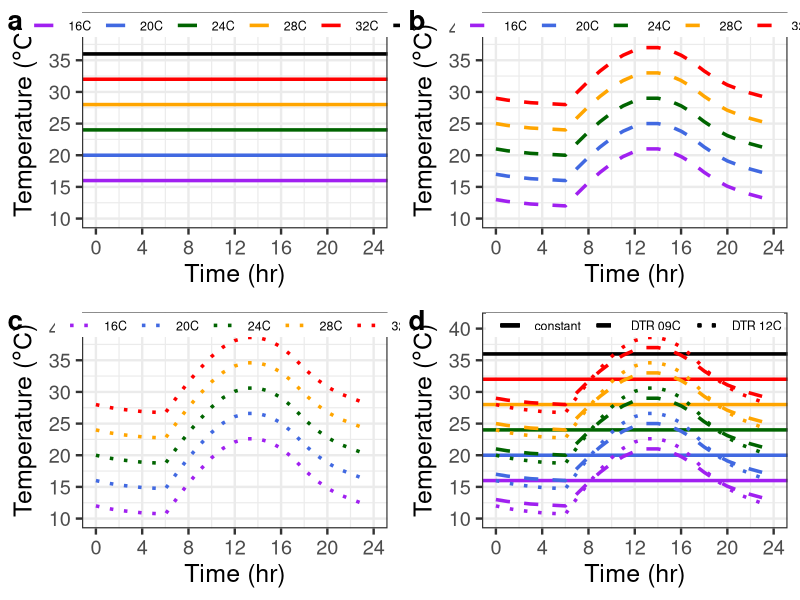

Write R code to recreate this figure. (Note: this script raises an error after producing the figure.)
#Set working directory
mainDir = "C:/Users/Kerri/Desktop/Chapter2 InProgress"
setwd(mainDir)

# Load libraties for plotting traits
library(plyr) # Slices and dices data
library(plotrix) # For standard error function
library(coda)
library(dplyr)
library(tidyverse)

# load("saved posteriors/temps.Rdata")

##Part 1: Generate a function to calculate the needed parameters based on sunrise, sunset, L:D hours
#Note: to simplify the coding I will use military time 0/24 = midnight; 1 = 1am; 14 = 2pm ect.
night.length = 12 #[$0$3]
day.length = 24 - night.length
time.sunrise = 6
time.sunset = time.sunrise + day.length  #[$O$5]
nocturnal.constant.tau = 4 #[$O$7]
time.Tmax.afterNoon = 1.5

#Make a loop that creates an array with columns containing the program values for row hour values (1hr increments)***
###########
######################
#initializing values of interest to create Parton-Logan models for;
dtr = c(9,12)
mean.temp = seq(0,50,.1) #will be a vector of integers from 0 to 45C when implemented (n = 46) #changed to 0.1 for working with rate summation estimates
temp.programs.2 <- data.frame("hr" = seq(0,23,1))

####Loop through dtrs of interest
for ( a in 1:length(dtr)){
  ####Loop through mean temps of interest
  for(b in 1:length(mean.temp)){
    
    ############################
    
    correction.factor = -0.0575824  #only applies for the day.length of 12
    
    median.temp = mean.temp[b] - correction.factor*dtr[a]
    
    #The below variables will need to be calculated for each 'dtr' and 'mean.temp' used [contained either in an arrary or a dataframe]
    amplitude = dtr[a]/2
    Tmin = median.temp - amplitude
    Tmax = median.temp + amplitude
    Tsunset = Tmin+(Tmax-Tmin)*sin(pi*day.length/(day.length+2*time.Tmax.afterNoon)) 
    
    #Calculate hourly temperatures  --> Note: to follow suit with the code provided in the excel sheet you start at 6am and the hr goes to 29.5/30; the true hour values are reassigned after the loop implementation
    #Step 1: Vector of hours
    arbitary.hr <- seq(6,29,1) #starts at 6am for if statment to work properly.... 
    #create an empty vector for hr.temp to be populated into of the same length of arbitary.hr
    
    temp <- rep(NA, length(arbitary.hr))
    
    #Step 2: Make a vector of temperatures corresponding to each [] of hr vector [A18] uusing the Parton-Logan model
    for(i in 1:length(arbitary.hr)){
      if(arbitary.hr[i]<time.sunset) {hr.temp = Tmin +(Tmax-Tmin)*sin(pi*(arbitary.hr[i]-12+ day.length/2)/(day.length+2*time.Tmax.afterNoon))}  #day sin
      else {hr.temp = (Tmin-Tsunset*exp(-night.length/nocturnal.constant.tau)+(Tsunset-Tmin)*exp(-(arbitary.hr[i]-time.sunset)/nocturnal.constant.tau))/(1-exp(-night.length/nocturnal.constant.tau))}  # night exponetial decay
      temp[i] = hr.temp
    }
    
    #Step 3: Change arbitary.hr to actual.hr 'hr' 
    #Combine vectors together into a df
    temp.program <- as.data.frame(cbind(arbitary.hr, temp))
    #add in actual hour by looping through each element in the vector (loop?)
    #create an empty vector for hr to be populated into of the same length of arbitary.hr
    hr <- rep(NA, length(arbitary.hr))
    
    for(j in 1: nrow(temp.program)){
      ifelse(temp.program$arbitary.hr[j] > 23, actual.hr <- (temp.program$arbitary.hr[j]-24), actual.hr <- temp.program$arbitary.hr[j])
      hr[j] = actual.hr
    }
    
    #create a new column with the correct vector values
    temp.program$hr <- hr
    #Reorder to start at time = 0/24 (midnight)
    temp.program <- temp.program[order(temp.program$hr),] #note row name label are not changed using this method..but the index is fixed
    hr <- temp.program$hr
    #rename 'temp' column to have a meaningful name for downstream applications prior to appending it to the dataframe
    new.name = paste0("X", mean.temp[b], ".dtr", dtr[a])
    colnames(temp.program)[colnames(temp.program)=="temp"] <- new.name
    
    #add 'temp' values to master temp.programs.2 df (cbind)
    temp.programs.2 <- cbind(temp.programs.2, temp.program[2]) #To circumvent having to directly reference the new col name I use the colm index reference 
    
  } #end of b loop (associated with mean.temp)
} #end of a loop (associated with dtr)


# Round to nearest 0.1C
temp.programs.2 = round(temp.programs.2,1)

#write.csv(temp.programs.2, "data/temp.programs2.continuous.csv", row.names = FALSE) #list of all temp programs


#Plot  all  the temperature programs into a single 4-panel figurefor the Supplemental Info
library(ggplot2)

#panel A - constant temps
SI_Fig1a <- ggplot(temp.programs.2, aes(x= hr, y = X28.dtr12))+
  scale_x_continuous("Time (hr)", limits = c(0,24), breaks = seq(0,24,4))+
  scale_y_continuous( expression(paste("Temperature (",degree,"C)")), limits = c(10,41), breaks = seq(10,40,5))+
  geom_line(aes(y=X28.dtr12), colour = "NA")+ #tricks the graph to place hours on it
  geom_hline(aes(yintercept=16, colour = "16C"),size = 1.2)+
  geom_hline(aes(yintercept=20, colour = "20C"), size = 1.2)+
  geom_hline(aes(yintercept=24, colour = "24C"),size = 1.2)+
  geom_hline(aes(yintercept=28, colour = "28C"),size = 1.2)+
  geom_hline(aes(yintercept=32, colour = "32C"),size = 1.2)+
  geom_hline(aes(yintercept=36, colour = "36C"), size = 1.2)+
  scale_color_manual("", values = c("purple","royalblue","darkgreen","orange","red","black"))+
  theme_bw(base_size = 18)+
  guides(colour=guide_legend(nrow=1))+
  theme(legend.margin =margin(t = 0, unit='cm'),legend.direction = "horizontal", legend.position = c(0.5,.94), legend.title = element_text(size=9), legend.text = element_text(size = 9))


#panel B - dtr of 9
SI_Fig1b <- ggplot(temp.programs.2, aes(x= hr))+
  scale_x_continuous("Time (hr)", limits = c(0,24), breaks = seq(0,24,4))+
  scale_y_continuous( expression(paste("Temperature (",degree,"C)")), limits = c(10,41), breaks = seq(10,40,5))+
  geom_line(aes(y=X16.dtr9, colour = "16C"), linetype = "dashed", size = 1.2)+
  geom_line(aes(y=X20.dtr9, colour = "20C"), linetype = "dashed", size = 1.2)+
  geom_line(aes(y=X24.dtr9, colour = "24C"), linetype = "dashed", size = 1.2)+
  geom_line(aes(y=X28.dtr9, colour = "28C"), linetype = "dashed", size =1.2)+
  geom_line(aes(y=X32.dtr9, colour = "32C"), linetype = "dashed", size =1.2)+
  scale_color_manual("", values = c("purple","royalblue","darkgreen","orange","red","black"))+
  theme_bw(base_size = 18)+
  guides(colour=guide_legend(nrow=1))+
  theme(legend.margin =margin(t = 0, unit='cm'),legend.direction = "horizontal", legend.position = c(0.5,.94), legend.title = element_text(size=9), legend.text = element_text(size = 9))


#panel C - dtr of 12
SI_Fig1c <- ggplot(temp.programs.2, aes(x= hr))+
  scale_x_continuous("Time (hr)", limits = c(0,24), breaks = seq(0,24,4))+
  scale_y_continuous( expression(paste("Temperature (",degree,"C)")), limits = c(10,41), breaks = seq(10,40,5))+
  geom_line(aes(y=X16.dtr12, colour = "16C"), linetype = "dotted", size = 1.2)+
  geom_line(aes(y=X20.dtr12, colour = "20C"), linetype = "dotted", size = 1.2)+
  geom_line(aes(y=X24.dtr12, colour = "24C"), linetype = "dotted", size = 1.2)+
  geom_line(aes(y=X28.dtr12, colour = "28C"), linetype = "dotted", size = 1.2)+
  geom_line(aes(y=X32.dtr12, colour = "32C"), linetype = "dotted", size = 1.2)+
  scale_color_manual("", values = c("purple","royalblue","darkgreen","orange","red","black"))+
  theme_bw(base_size = 18)+
  guides(colour=guide_legend(nrow=1))+
  theme(legend.margin =margin(t = 0, unit='cm'),legend.direction = "horizontal", legend.position = c(0.5,.94), legend.title = element_text(size=9), legend.text = element_text(size = 9))


#panel D - overlay of all treatments
SI_Fig1d <- ggplot(temp.programs.2, aes(x= hr))+
  scale_x_continuous("Time (hr)", limits = c(0,24), breaks = seq(0,24,4))+
  scale_y_continuous( expression(paste("Temperature (",degree,"C)")), limits = c(10,41), breaks = seq(10,40,5))+
  geom_hline(aes(yintercept=16, colour = "16C", linetype = "constant"),size = 1.2)+
  geom_hline(aes(yintercept=20, colour = "20C", linetype = "constant"), size = 1.2)+
  geom_hline(aes(yintercept=24, colour = "24C", linetype = "constant"),size = 1.2)+
  geom_hline(aes(yintercept=28, colour = "28C", linetype = "constant"),size = 1.2)+
  geom_hline(aes(yintercept=32, colour = "32C", linetype = "constant"),size = 1.2)+
  geom_hline(aes(yintercept=36, colour = "36C", linetype = "constant"), size = 1.2)+
  geom_line(aes(y=X16.dtr9, colour = "16C", linetype = "DTR 09C"), size = 1.2)+
  geom_line(aes(y=X20.dtr9, colour = "20C", linetype = "DTR 09C"), size = 1.2)+
  geom_line(aes(y=X24.dtr9, colour = "24C", linetype = "DTR 09C"), size = 1.2)+
  geom_line(aes(y=X28.dtr9, colour = "28C", linetype = "DTR 09C"), size =1.2)+
  geom_line(aes(y=X32.dtr9, colour = "32C", linetype = "DTR 09C"), size =1.2)+
  geom_line(aes(y=X16.dtr12, colour = "16C", linetype = "DTR 12C"), size = 1.2)+
  geom_line(aes(y=X20.dtr12, colour = "20C", linetype = "DTR 12C"), size = 1.2)+
  geom_line(aes(y=X24.dtr12, colour = "24C", linetype = "DTR 12C"), size = 1.2)+
  geom_line(aes(y=X28.dtr12, colour = "28C", linetype = "DTR 12C"), size = 1.2)+
  geom_line(aes(y=X32.dtr12, colour = "32C", linetype = "DTR 12C"), size = 1.2)+
  scale_color_manual("", values = c("purple","royalblue","darkgreen","orange","red","black"))+
  scale_linetype_manual("", values = c("solid", "dashed","dotted"), drop = TRUE)+
  theme_bw(base_size = 18)+
  guides(linetype=guide_legend(nrow=1))+
  guides(colour = FALSE)+
  theme(legend.spacing.y = unit(-0.16, "cm"),legend.margin =margin(t = 0, unit='cm'),legend.direction = "horizontal", legend.position = c(0.5,.94), legend.title = element_text(size=9), legend.text = element_text(size = 9), legend.key = element_rect(colour = "transparent", fill = "white"))

library(cowplot)
library(ggpubr)

supp1 <- plot_grid(SI_Fig1a, SI_Fig1b, SI_Fig1c, SI_Fig1d, labels=c("a", "b", "c", "d"), ncol = 2, nrow = 2, align = "hv", label_size = 20)
supp1
save_plot("plots/supp1_tempprofiles.png", supp1, ncol = 2, nrow = 2, base_aspect_ratio = 1.4)


###################
#Make a dataframe of only the temperature programs needed for this experiment...
exp.temp.programs <- data.frame(hr = temp.programs.2$hr,
								X16.dtr9 = temp.programs.2$X16.dtr9,
								X20.dtr9 =temp.programs.2$X20.dtr9,
								X24.dtr9 =temp.programs.2$X24.dtr9,
								X28.dtr9 =temp.programs.2$X28.dtr9,
								X32.dtr9 =temp.programs.2$X32.dtr9,
								X16.dtr12 = temp.programs.2$X16.dtr12,
								X20.dtr12 =temp.programs.2$X20.dtr12,
								X24.dtr12 =temp.programs.2$X24.dtr12,
								X28.dtr12 =temp.programs.2$X28.dtr12,
								X32.dtr12 =temp.programs.2$X32.dtr12)

########################
# For EEID Poster

# Export just the columns we need
temp.programs.subset <- data.frame(Time = seq(0, 23, 1),
								   X16.cons = rep(16, times = 24),
								   X20.cons = rep(20, times = 24),
								   X24.cons = rep(24, times = 24),
								   X28.cons = rep(28, times = 24),
								   X32.cons = rep(32, times = 24),
								   X36.cons = rep(36, times = 24),
								   X16.dtr9 = temp.programs.2$X16.dtr9,
								   X20.dtr9 = temp.programs.2$X20.dtr9,
								   X24.dtr9 = temp.programs.2$X24.dtr9,
								   X28.dtr9 = temp.programs.2$X28.dtr9,
								   X32.dtr9 = temp.programs.2$X32.dtr9,
								   X16.dtr12 = temp.programs.2$X16.dtr12,
								   X20.dtr12 = temp.programs.2$X20.dtr12,
								   X24.dtr12 = temp.programs.2$X24.dtr12,
								   X28.dtr12 = temp.programs.2$X28.dtr12,
								   X32.dtr12 = temp.programs.2$X32.dtr12)


# Change into long format
temp.programs.long <- temp.programs.subset %>%
	pivot_longer(!Time, names_to = "Treatment", values_to = "Temp") %>% 
	separate_wider_delim(Treatment, delim=".", names = c("Meantemp", "DTR")) %>%
	mutate(Meantemp=as.factor(sub("X", "", Meantemp))) %>% 
	mutate(DTR=as.factor(DTR))

# Reverse the order of of mean temp factor levels so they display with hottest on top
temp.programs.long$Meantemp <- factor(temp.programs.long$Meantemp, levels = rev(levels(temp.programs.long$Meantemp)))

# Make plot for EEID
EEID_Fig <- ggplot(temp.programs.long, aes(x = Time, y = Temp, colour = Meantemp, linetype = DTR)) +
	scale_x_continuous("Time (hour of day)", limits = c(0,24), breaks = seq(0,24,4)) +
	scale_y_continuous( expression(paste("Temperature (",degree,"C)")), limits = c(10,41), breaks = seq(10,40,5)) +
	geom_line(linewidth = 1.2, alpha = 0.8) +
	#scale_color_manual("Mean", values = c("#4A54B7","#944CB1","#C8419C","#EC4175","#FE565D","#FF7639")) +
	scale_color_manual("Mean", values = c("#e3ad1d", "#FF7639","#EC4175", "#944CB1", "#4A54B7", "#175377")) +
	#scale_color_viridis_d("Mean", option = "rocket") +
	scale_linetype_manual("DTR", values = c("solid", "twodash","dotted"), labels = c("0", "9", "12")) +
	theme_bw(base_size = 18) +
	theme(panel.grid.major = element_blank(), panel.grid.minor = element_blank())
print(EEID_Fig)

# Make plot for publication
Pub_Fig <- ggplot(temp.programs.long, aes(x = Time, y = Temp, colour = Meantemp, linetype = DTR)) +
	scale_x_continuous("Time (hour of day)", limits = c(0,24), breaks = seq(0,24,4)) +
	scale_y_continuous( expression(paste("Temperature (",degree,"C)")), limits = c(10,41), breaks = seq(10,40,5)) +
	geom_line(linewidth = 1.2, alpha = 0.8) +
	#scale_color_manual("Mean", values = c("#4A54B7","#944CB1","#C8419C","#EC4175","#FE565D","#FF7639")) +
	scale_color_manual("Mean", values = c("#e3ad1d", "#FF7639","#EC4175", "#944CB1", "#4A54B7", "#175377")) +
	#scale_color_viridis_d("Mean", option = "rocket") +
	scale_linetype_manual("DTR", values = c("solid", "twodash","dotted"), labels = c("0", "9", "12")) +
	theme_bw(base_size = 18) +
	theme(panel.grid.major = element_blank(), panel.grid.minor = element_blank()) +
	theme(axis.title = element_text(size = 12), axis.text = element_text(size = 10)) +
	theme(legend.title = element_text(size = 10), legend.text = element_text(size = 10))
print(Pub_Fig)

ggsave('figures/EEID_tempprofiles.pdf', EEID_Fig, width = 8.5, height = 4)
ggsave('figures/Publication_tempprofiles.pdf', EEID_Fig, width = 7, height = 4)
ggsave('figures/Publication_tempprofiles.pdf', Pub_Fig, width = 6, height = 3)
#save_plot("figures/EEID_tempprofiles.png", EEID_Fig, base_aspect_ratio = 2.2)
